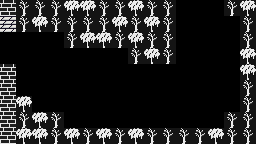

Below is a game level as drawn by its tile map, then a one-line description and the .tmx file that defines it, in full:
An orthogonal 16x9 tile map with 16x16 px tiles, 1 tile layer (walls), 1 hidden layer not drawn, 7 tilesets.

<map version="1.10" tiledversion="1.10.1" orientation="orthogonal" renderorder="right-down" width="16" height="9" tilewidth="16" tileheight="16" infinite="0" nextlayerid="3" nextobjectid="1">
 <tileset firstgid="1" source="../tilesets/tileset56.tsx" />
 <tileset firstgid="7" source="../tilesets/tileset.tsx" />
 <tileset firstgid="15" source="../tilesets/tileset44.tsx" />
 <tileset firstgid="23" source="../tilesets/tilemap_002-1.tsx" />
 <tileset firstgid="31" source="../tilesets/tileset66.tsx" />
 <tileset firstgid="37" source="../tilesets/tileset4.tsx" />
 <tileset firstgid="43" source="../tilesets/tileset6.tsx" />
 <layer id="1" name="ground" width="16" height="9" visible="0">
  <data encoding="csv">
1,1,1,1,1,1,1,1,1,1,1,26,26,26,1,1,
1,1,1,1,1,1,1,1,1,1,1,26,38,26,26,1,
20,26,26,1,1,1,1,1,1,1,1,26,38,26,26,1,
20,26,38,26,1,1,1,1,1,1,1,1,26,38,26,1,
20,26,26,26,26,1,1,1,1,1,1,1,26,26,26,1,
1,1,26,38,26,26,26,26,38,26,26,26,38,26,26,1,
1,1,1,26,38,26,38,26,26,38,26,26,26,26,1,1,
1,1,1,1,1,1,26,26,26,38,26,1,1,1,1,1,
1,1,1,1,1,1,1,1,1,1,1,1,1,1,1,1
</data>
 </layer>
 <layer id="2" name="walls" width="16" height="9">
  <data encoding="csv">
41,48,48,48,47,47,48,48,47,48,48,0,0,0,48,47,
11,48,47,48,48,48,48,47,48,47,48,0,0,0,0,48,
0,0,0,0,48,47,47,48,47,48,48,0,0,0,0,48,
0,0,0,0,0,0,0,0,48,47,48,0,0,0,0,47,
41,0,0,0,0,0,43,0,0,0,0,0,0,0,0,47,
41,0,0,0,0,0,0,0,0,0,0,0,0,0,0,48,
41,47,0,0,0,0,0,0,0,0,0,0,0,0,0,48,
41,48,47,48,0,0,0,0,0,0,0,0,0,0,48,48,
41,47,47,48,47,48,47,48,47,48,48,48,48,47,48,48
</data>
 </layer>
</map>
